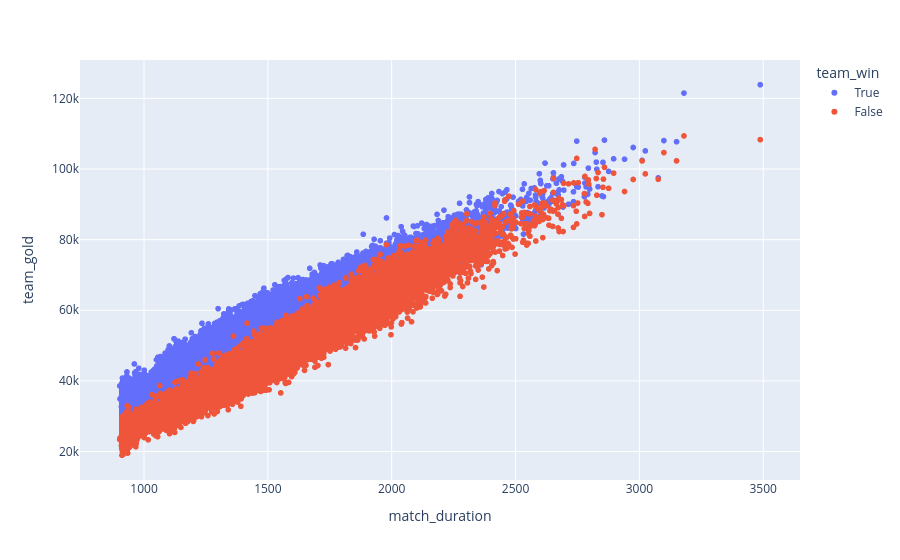

The notebook cell saved with this chart:
### Markdown cell above
<h4>Other interesting visualizations

### Code cell
fig = px.scatter(matches_df, x="match_duration", y="team_gold", color="team_win")
fig.write_image("images/TeamGold_by_MatchDuration.png")
fig.show()

### Figure 1 — Plotly figure (JSON) as saved in the notebook; plotly's stock layout.template omitted (floating-point values rounded to 4 significant figures; data arrays with more than 128 entries replaced by an {"elided": "..."} marker saying what was removed)
{"data": [{"hovertemplate": "team_win=True<br>match_duration=%{x}<br>team_gold=%{y}<extra></extra>", "legendgroup": "True", "marker": {"color": "#636efa", "symbol": "circle"}, "mode": "markers", "name": "True", "showlegend": true, "type": "scattergl", "x": {"elided": "20086 float values"}, "xaxis": "x", "y": {"elided": "20086 float values"}, "yaxis": "y"}, {"hovertemplate": "team_win=False<br>match_duration=%{x}<br>team_gold=%{y}<extra></extra>", "legendgroup": "False", "marker": {"color": "#EF553B", "symbol": "circle"}, "mode": "markers", "name": "False", "showlegend": true, "type": "scattergl", "x": {"elided": "20088 float values"}, "xaxis": "x", "y": {"elided": "20088 float values"}, "yaxis": "y"}], "layout": {"legend": {"title": {"text": "team_win"}, "tracegroupgap": 0}, "margin": {"t": 60}, "xaxis": {"anchor": "y", "domain": [0, 1], "title": {"text": "match_duration"}}, "yaxis": {"anchor": "x", "domain": [0, 1], "title": {"text": "team_gold"}}}}
